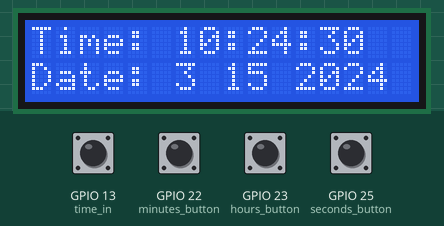
The program below on a simulated ESP32 board running MicroPython. On the bench: 16×2 character LCD. Inputs (shaded band) come from the test bench; at power-on: GPIO 13 (time_in), GPIO 22 (minutes_button), GPIO 23 (hours_button), GPIO 25 (seconds_button) LOW. The clock reads 2024-03-15 10:24:30 at power-on unless the program sets it; library files of the repository ran but are not shown: machine_i2c_lcd.py.

Above: at 0.1 s.
At 1.2 s:
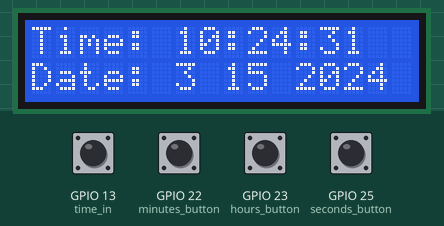
1.3 s: GPIO 13 (time_in) pulled HIGH for 1.25 s
At 2.8 s:
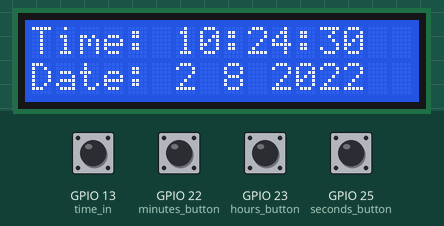
Timing chart, 0 to 4.3 s (numbered marks = the images above; inputs shaded):
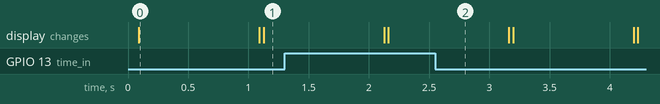

The program:

lcd.py
```python
from time import sleep_ms, ticks_ms
from machine import SoftI2C, Pin, RTC
import machine
from machine_i2c_lcd import I2cLcd

#LCD Definitions
i2c = SoftI2C(scl = Pin(32), sda = Pin(33), freq = 400000)
DEFAULT_I2C_ADDR = 0x27


lcd = I2cLcd(i2c, DEFAULT_I2C_ADDR, 2, 16)
rtc = RTC()
lcd.clear()

#button definition
hours_button = machine.Pin(23, machine.Pin.IN, machine.Pin.PULL_DOWN)
minutes_button = machine.Pin(22, machine.Pin.IN, machine.Pin.PULL_DOWN)
seconds_button = machine.Pin(25, machine.Pin.IN, machine.Pin.PULL_DOWN)

alarm_in = machine.Pin(12, machine.Pin.IN, machine.Pin.PULL_DOWN)
time_in = machine.Pin(13, machine.Pin.IN, machine.Pin.PULL_DOWN)

hoursincrease = rtc.datetime()[4]
minutesincrease = rtc.datetime()[5]
secondsincrease = rtc.datetime()[6]

#debug loops, these will become functions to be called in the main loop for the device

#this loop will take the time and alarm input, it will most likely just exist within the main clock loop as a function
#to update the clock dynamically using conditionals as opposed to this debug state


while True:

    if time_in.value() == 1:

        if hoursincrease < 24:
            hoursincrease = hoursincrease + hours_button.value()

        if hoursincrease == 24:
            hoursincrease = 0

        if minutesincrease < 60:
            minutesincrease = minutesincrease + minutes_button.value()

        if minutesincrease == 60:
            minutesincrease = 0
            hoursincrease = hoursincrease + 1
        if secondsincrease < 60:
            secondsincrease = secondsincrease + seconds_button.value()

        if secondsincrease == 60:
           secondsincrease = 0
           minutesincrease = minutesincrease + 1

        newtime = (hoursincrease, minutesincrease, secondsincrease)
        rtc.datetime((2022, 2, 8, 2, newtime[0], newtime[1],newtime[2],0))

    lcd.clear()
    Year = str(rtc.datetime()[0])
    Month = str(rtc.datetime()[1])
    Day = str(rtc.datetime()[2])
    hours = str(rtc.datetime()[4])
    minutes = str(rtc.datetime()[5])
    seconds = str(rtc.datetime()[6])

    if len(minutes) < 2:
        minutes = "0"+ minutes
    if len(hours) < 2:
        hours = "0"+ hours
    if len(seconds) < 2:
         seconds = "0"+ seconds
    Date = "Date: " + Month + " " + Day + " " + Year
    time = "Time: " + hours + ":" + minutes + ":" + seconds
    lcd.putstr(time + "  " + Date)
    sleep_ms(1000)


#    need to determine a good button input time that feels natural and will exist within the tick of the main clock, probably <1s to catch the clock before it ticks a second


# while True:
#     #these need to become functions to be called by the main loop in the boot file
#
#     lcd.clear()
#     Year = str(rtc.datetime()[0])
#     Month = str(rtc.datetime()[1])
#     Day = str(rtc.datetime()[2])
#     hours = str(rtc.datetime()[4])
#     minutes = str(rtc.datetime()[5])
#     hours = str(rtc.datetime()[4])
#     seconds = str(rtc.datetime()[6])
#
#     if len(minutes) < 2:
#         minutes = "0"+ minutes
#     if len(hours) < 2:
#         hours = "0"+ hours
#     if len(seconds) < 2:
#          seconds = "0"+ seconds
#     Date = "Date: " + Month + " " + Day + " " + Year
#     time = "Time: " + hours + ":" + minutes + ":" + seconds
#     lcd.putstr(time + "  " + Date)
#     sleep_ms(1000)
#
```

Measured:
- what the display in image 0 shows lasts 1.0 s, from 0.1 s to 1.1 s
